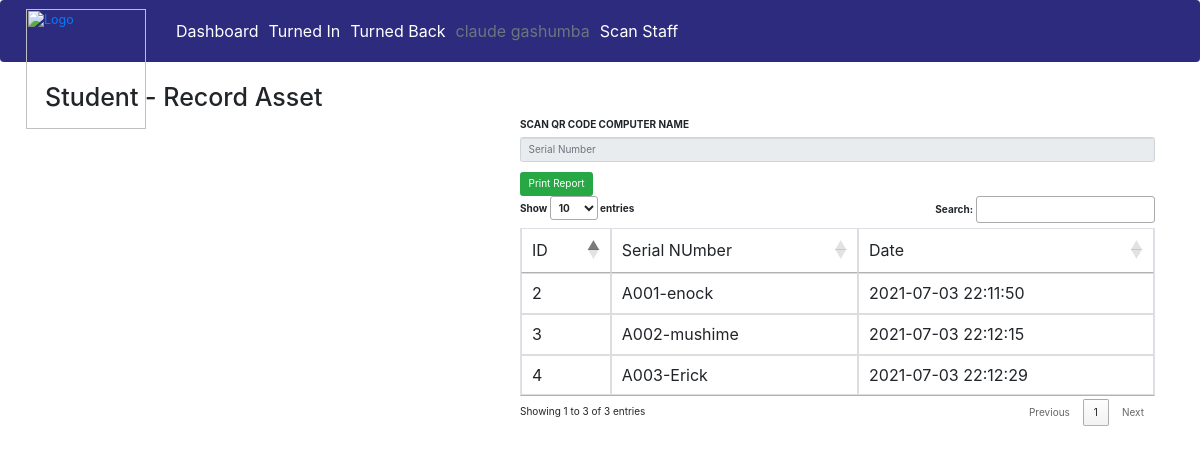
The page /user/scan-asset.php (signed in) on the database its author committed.
### tables this page shows
CREATE TABLE `qrcodeasset` (
  `id` int(11) NOT NULL,
  `serialnumber` varchar(50) NOT NULL,
  `datebooking` timestamp NOT NULL DEFAULT current_timestamp(),
  `status` int(4) NOT NULL
);

### user/scan-asset.php (the view, shortened to what this page needs)
<?php
if (strlen($_SESSION['id']) == 0) {
    header('location:index.php');
} else {
?>
    <html>
    <head>
        <link rel="stylesheet" href="https://maxcdn.bootstrapcdn.com/bootstrap/3.4.1/css/bootstrap.min.css">
        <link rel="stylesheet" href="https://maxcdn.bootstrapcdn.com/bootstrap/4.5.2/css/bootstrap.min.css">
        <link rel="stylesheet" href="https://cdn.datatables.net/1.10.25/css/jquery.dataTables.min.css">
    </head>
    <body>
        <?php include('includes/menu1.php') ?>
        <div class="container">
            <h1> Student - Record Asset</h1>
            <div class="row">
                <div class="col-md-5">
                    <video id="preview" width="100%"></video>
                </div>
                <div class="col-md-7">
                    <form action="insert1.php" method="POST" class="form-horintal">
                        <label>SCAN QR CODE COMPUTER NAME</label>
                        <input type="text" name="text" id="text" readonly placeholder="Serial Number" class="form-control">
                    </form>
                    <form method="post" action="export.php">
                        <input type="submit" name="export" class="btn btn-success pull-left" value="Print Report" />
                    </form>
                    <table id="example" class="table table-bordered">
                        <thead>
                            <tr>
                                <td>ID</td>
                                <td>Serial NUmber</td>
                                <td>Date</td>
                            </tr>
                        </thead>
                        <tbody>
                            <?php
                            include('includes/config.php');
                            $sql = mysqli_query($con, "SELECT * FROM qrcodeasset WHERE status=1");
                            while ($row = mysqli_fetch_array($sql)) {
                            ?>
                                <tr>
                                    <td><?php echo $row['id']; ?></td>
                                    <td><?php echo $row['serialnumber']; ?></td>
                                    <td><?php echo $row['datebooking']; ?></td>
                                </tr>
                            <?php
                            }
                            ?>
                        </tbody>
                    </table>
                </div>
            </div>
        </div>
    </body>
    </html>
<?php
}
?>

### rows shown on the page
qrcodeasset: id "2", serialnumber "A001-enock", datebooking "2021-07-03 22:11:50"
qrcodeasset: id "3", serialnumber "A002-mushime", datebooking "2021-07-03 22:12:15"
qrcodeasset: id "4", serialnumber "A003-Erick", datebooking "2021-07-03 22:12:29"

### other values the page prints
$_SESSION['fn'] "claude"
$_SESSION['ln'] "gashumba"
